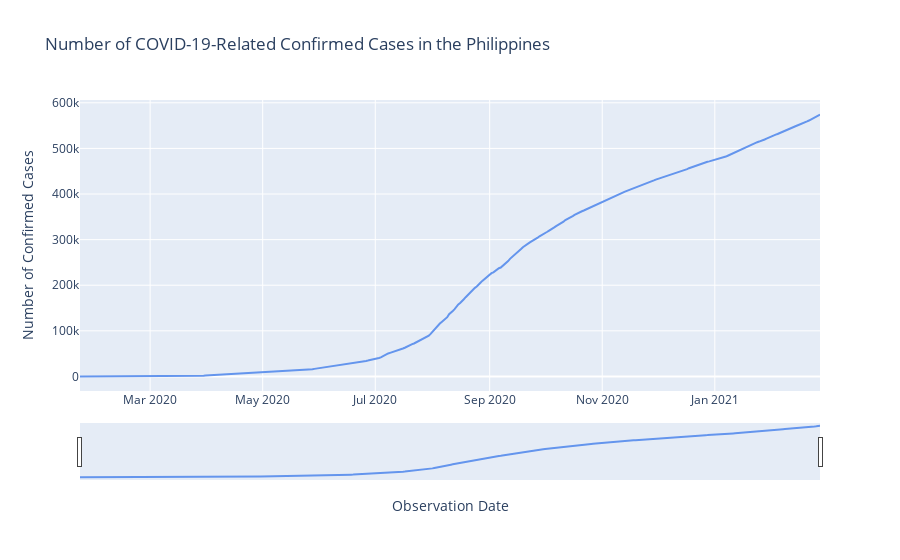

The cell this chart's notebook holds for it:
### Markdown cell above
Since the number of confirmed cases is the sum of the number of deaths, recoveries, and active cases, it warrants its own separate line graph.

<i>Note that this is an interactive line graph. Hovering on the curve or adjusting the range slider allows for a more granular look at the data.</i>

### Code cell
fig = go.Figure()

fig.add_trace(go.Scatter(x = ph_agg_confirmed_date['ObservationDate'],
                    y = ph_agg_confirmed_date['Confirmed'],
                    name = 'Confirmed Cases',
                    marker_color = 'cornflowerblue'))

fig.update_layout(xaxis_rangeslider_visible = True,
                 title = "Number of COVID-19-Related Confirmed Cases in the Philippines",
                 xaxis_title = "Observation Date",
                 yaxis_title = "Number of Confirmed Cases")

fig.show()

### Figure 1 — Plotly figure (JSON) as saved in the notebook; plotly's stock layout.template omitted (floating-point values rounded to 4 significant figures; data arrays with more than 128 entries replaced by an {"elided": "..."} marker saying what was removed)
{"data": [{"marker": {"color": "cornflowerblue"}, "name": "Confirmed Cases", "type": "scatter", "x": {"elided": "396 str values"}, "y": {"elided": "396 int values"}}], "layout": {"title": {"text": "Number of COVID-19-Related Confirmed Cases in the Philippines"}, "xaxis": {"rangeslider": {"visible": true}, "title": {"text": "Observation Date"}}, "yaxis": {"title": {"text": "Number of Confirmed Cases"}}}}
